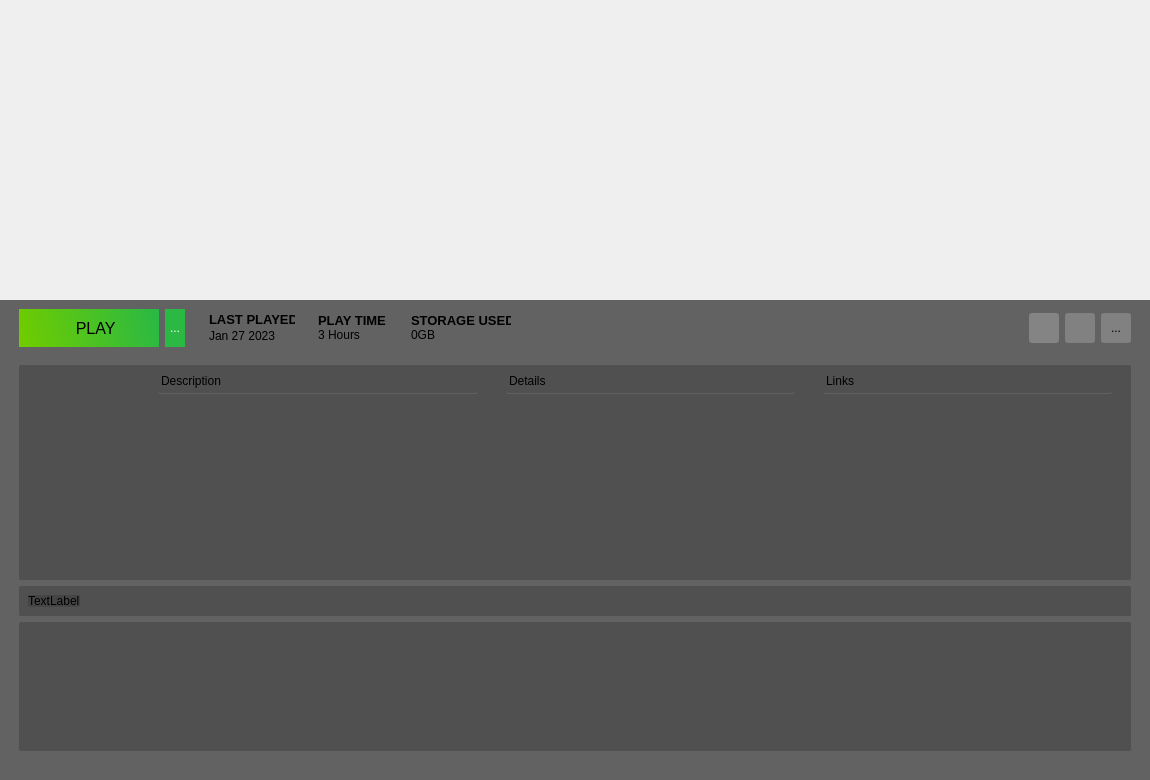
<?xml version="1.0" encoding="UTF-8"?>
<ui version="4.0">
 <class>GameWidget</class>
 <widget class="QWidget" name="GameWidget">
  <property name="geometry">
   <rect>
    <x>0</x>
    <y>0</y>
    <width>1150</width>
    <height>780</height>
   </rect>
  </property>
  <property name="windowTitle">
   <string>Form</string>
  </property>
  <layout class="QGridLayout" name="gridLayout_2">
   <property name="leftMargin">
    <number>0</number>
   </property>
   <property name="topMargin">
    <number>0</number>
   </property>
   <property name="rightMargin">
    <number>0</number>
   </property>
   <property name="bottomMargin">
    <number>0</number>
   </property>
   <property name="spacing">
    <number>0</number>
   </property>
   <item row="0" column="0">
    <widget class="QFrame" name="bannerFrame">
     <layout class="QGridLayout" name="gridLayout">
      <property name="sizeConstraint">
       <enum>QLayout::SetNoConstraint</enum>
      </property>
      <property name="leftMargin">
       <number>0</number>
      </property>
      <property name="topMargin">
       <number>0</number>
      </property>
      <property name="rightMargin">
       <number>0</number>
      </property>
      <property name="bottomMargin">
       <number>0</number>
      </property>
      <property name="spacing">
       <number>0</number>
      </property>
      <item row="0" column="0">
       <spacer name="horizontalSpacer_8">
        <property name="orientation">
         <enum>Qt::Horizontal</enum>
        </property>
        <property name="sizeHint" stdset="0">
         <size>
          <width>1118</width>
          <height>20</height>
         </size>
        </property>
       </spacer>
      </item>
      <item row="0" column="1">
       <spacer name="verticalSpacer_4">
        <property name="orientation">
         <enum>Qt::Vertical</enum>
        </property>
        <property name="sizeType">
         <enum>QSizePolicy::Fixed</enum>
        </property>
        <property name="sizeHint" stdset="0">
         <size>
          <width>20</width>
          <height>300</height>
         </size>
        </property>
       </spacer>
      </item>
      <item row="1" column="0" colspan="2">
       <widget class="QFrame" name="bannerDetailFrame">
        <property name="sizePolicy">
         <sizepolicy hsizetype="Expanding" vsizetype="Expanding">
          <horstretch>0</horstretch>
          <verstretch>0</verstretch>
         </sizepolicy>
        </property>
        <property name="styleSheet">
         <string notr="true">background-color:rgba(0, 0, 0, 150);
border:none;</string>
        </property>
        <layout class="QGridLayout" name="gridLayout_12">
         <item row="0" column="13">
          <spacer name="horizontalSpacer_17">
           <property name="orientation">
            <enum>Qt::Horizontal</enum>
           </property>
           <property name="sizeType">
            <enum>QSizePolicy::Fixed</enum>
           </property>
           <property name="sizeHint" stdset="0">
            <size>
             <width>10</width>
             <height>20</height>
            </size>
           </property>
          </spacer>
         </item>
         <item row="0" column="8">
          <widget class="QWidget" name="StorageUsed" native="true">
           <property name="sizePolicy">
            <sizepolicy hsizetype="Fixed" vsizetype="Fixed">
             <horstretch>0</horstretch>
             <verstretch>0</verstretch>
            </sizepolicy>
           </property>
           <property name="minimumSize">
            <size>
             <width>100</width>
             <height>0</height>
            </size>
           </property>
           <property name="styleSheet">
            <string notr="true">background:none;</string>
           </property>
           <layout class="QGridLayout" name="gridLayout_4">
            <property name="leftMargin">
             <number>0</number>
            </property>
            <property name="topMargin">
             <number>0</number>
            </property>
            <property name="rightMargin">
             <number>0</number>
            </property>
            <property name="bottomMargin">
             <number>0</number>
            </property>
            <property name="spacing">
             <number>0</number>
            </property>
            <item row="1" column="0">
             <widget class="QLabel" name="lbStorageUsed">
              <property name="minimumSize">
               <size>
                <width>90</width>
                <height>0</height>
               </size>
              </property>
              <property name="styleSheet">
               <string notr="true">background-color:none;</string>
              </property>
              <property name="text">
               <string>0GB</string>
              </property>
             </widget>
            </item>
            <item row="0" column="0">
             <widget class="QLabel" name="label_2">
              <property name="sizePolicy">
               <sizepolicy hsizetype="Fixed" vsizetype="Fixed">
                <horstretch>0</horstretch>
                <verstretch>0</verstretch>
               </sizepolicy>
              </property>
              <property name="minimumSize">
               <size>
                <width>100</width>
                <height>0</height>
               </size>
              </property>
              <property name="font">
               <font>
                <pointsize>10</pointsize>
                <bold>true</bold>
               </font>
              </property>
              <property name="text">
               <string>STORAGE USED</string>
              </property>
             </widget>
            </item>
           </layout>
          </widget>
         </item>
         <item row="0" column="10">
          <widget class="QPushButton" name="btnManageRecord">
           <property name="minimumSize">
            <size>
             <width>30</width>
             <height>30</height>
            </size>
           </property>
           <property name="maximumSize">
            <size>
             <width>30</width>
             <height>30</height>
            </size>
           </property>
           <property name="styleSheet">
            <string notr="true">background: rgba( 255, 255, 255, 55);
             border-radius:3px;
            </string>
           </property>
           <property name="text">
            <string/>
           </property>
           <property name="icon">
            <iconset>
             <normaloff>:/images/assets/settings.svg</normaloff>:/images/assets/settings.svg</iconset>
           </property>
           <property name="iconSize">
            <size>
             <width>20</width>
             <height>20</height>
            </size>
           </property>
          </widget>
         </item>
         <item row="0" column="0">
          <spacer name="horizontalSpacer_15">
           <property name="orientation">
            <enum>Qt::Horizontal</enum>
           </property>
           <property name="sizeType">
            <enum>QSizePolicy::Fixed</enum>
           </property>
           <property name="sizeHint" stdset="0">
            <size>
             <width>10</width>
             <height>20</height>
            </size>
           </property>
          </spacer>
         </item>
         <item row="0" column="12">
          <widget class="QToolButton" name="btnFavorite">
           <property name="minimumSize">
            <size>
             <width>30</width>
             <height>30</height>
            </size>
           </property>
           <property name="styleSheet">
            <string notr="true">background: rgba( 255, 255, 255, 50 );
             border-radius:3px;
            </string>
           </property>
           <property name="text">
            <string>...</string>
           </property>
           <property name="icon">
            <iconset>
             <normaloff>:/images/assets/rating_icon.svg</normaloff>:/images/assets/rating_icon.svg</iconset>
           </property>
          </widget>
         </item>
         <item row="1" column="1">
          <spacer name="verticalSpacer_8">
           <property name="orientation">
            <enum>Qt::Vertical</enum>
           </property>
           <property name="sizeType">
            <enum>QSizePolicy::Fixed</enum>
           </property>
           <property name="sizeHint" stdset="0">
            <size>
             <width>20</width>
             <height>12</height>
            </size>
           </property>
          </spacer>
         </item>
         <item row="0" column="4">
          <widget class="QWidget" name="LastPlayed" native="true">
           <property name="sizePolicy">
            <sizepolicy hsizetype="Fixed" vsizetype="Fixed">
             <horstretch>0</horstretch>
             <verstretch>0</verstretch>
            </sizepolicy>
           </property>
           <property name="minimumSize">
            <size>
             <width>90</width>
             <height>0</height>
            </size>
           </property>
           <property name="styleSheet">
            <string notr="true">background:none;</string>
           </property>
           <layout class="QGridLayout" name="gridLayout_11">
            <property name="leftMargin">
             <number>2</number>
            </property>
            <property name="topMargin">
             <number>2</number>
            </property>
            <property name="rightMargin">
             <number>2</number>
            </property>
            <property name="bottomMargin">
             <number>2</number>
            </property>
            <property name="spacing">
             <number>2</number>
            </property>
            <item row="1" column="0">
             <widget class="QLabel" name="lbLastPlayed">
              <property name="styleSheet">
               <string notr="true">background-color:none;</string>
              </property>
              <property name="text">
               <string>Jan 27 2023</string>
              </property>
             </widget>
            </item>
            <item row="0" column="0">
             <widget class="QLabel" name="label_16">
              <property name="sizePolicy">
               <sizepolicy hsizetype="Fixed" vsizetype="Fixed">
                <horstretch>0</horstretch>
                <verstretch>0</verstretch>
               </sizepolicy>
              </property>
              <property name="font">
               <font>
                <pointsize>10</pointsize>
                <bold>true</bold>
               </font>
              </property>
              <property name="text">
               <string>LAST PLAYED</string>
              </property>
             </widget>
            </item>
           </layout>
          </widget>
         </item>
         <item row="0" column="6">
          <widget class="QWidget" name="Playtime" native="true">
           <property name="sizePolicy">
            <sizepolicy hsizetype="Fixed" vsizetype="Fixed">
             <horstretch>0</horstretch>
             <verstretch>0</verstretch>
            </sizepolicy>
           </property>
           <property name="minimumSize">
            <size>
             <width>80</width>
             <height>0</height>
            </size>
           </property>
           <property name="styleSheet">
            <string notr="true">background:none;</string>
           </property>
           <layout class="QGridLayout" name="gridLayout_3">
            <property name="leftMargin">
             <number>0</number>
            </property>
            <property name="topMargin">
             <number>0</number>
            </property>
            <property name="rightMargin">
             <number>0</number>
            </property>
            <property name="bottomMargin">
             <number>0</number>
            </property>
            <property name="spacing">
             <number>0</number>
            </property>
            <item row="1" column="0">
             <widget class="QLabel" name="lbTotalPlaytime">
              <property name="minimumSize">
               <size>
                <width>70</width>
                <height>0</height>
               </size>
              </property>
              <property name="styleSheet">
               <string notr="true">background-color:none;</string>
              </property>
              <property name="text">
               <string>3 Hours</string>
              </property>
             </widget>
            </item>
            <item row="0" column="0">
             <widget class="QLabel" name="label">
              <property name="sizePolicy">
               <sizepolicy hsizetype="Fixed" vsizetype="Fixed">
                <horstretch>0</horstretch>
                <verstretch>0</verstretch>
               </sizepolicy>
              </property>
              <property name="minimumSize">
               <size>
                <width>72</width>
                <height>0</height>
               </size>
              </property>
              <property name="font">
               <font>
                <pointsize>10</pointsize>
                <bold>true</bold>
               </font>
              </property>
              <property name="text">
               <string>PLAY TIME</string>
              </property>
             </widget>
            </item>
           </layout>
          </widget>
         </item>
         <item row="0" column="1">
          <widget class="QToolButton" name="btnPlay">
           <property name="minimumSize">
            <size>
             <width>140</width>
             <height>38</height>
            </size>
           </property>
           <property name="font">
            <font>
             <pointsize>12</pointsize>
            </font>
           </property>
           <property name="layoutDirection">
            <enum>Qt::LeftToRight</enum>
           </property>
           <property name="styleSheet">
            <string notr="true">background-color: qlineargradient(spread:pad, x1:1, y1:0.46, x2:0, y2:0.539636, stop:0 rgba(43, 185, 67, 255), stop:1 rgba(111, 204, 0, 255));
border-radius:none;</string>
           </property>
           <property name="text">
            <string>   PLAY</string>
           </property>
           <property name="icon">
            <iconset>
             <normaloff>:/images/assets/play_normal.svg</normaloff>:/images/assets/play_normal.svg</iconset>
           </property>
           <property name="iconSize">
            <size>
             <width>61</width>
             <height>28</height>
            </size>
           </property>
           <property name="toolButtonStyle">
            <enum>Qt::ToolButtonIconOnly</enum>
           </property>
           <property name="autoRaise">
            <bool>false</bool>
           </property>
           <property name="arrowType">
            <enum>Qt::NoArrow</enum>
           </property>
          </widget>
         </item>
         <item row="0" column="9">
          <spacer name="horizontalSpacer_7">
           <property name="orientation">
            <enum>Qt::Horizontal</enum>
           </property>
           <property name="sizeHint" stdset="0">
            <size>
             <width>517</width>
             <height>20</height>
            </size>
           </property>
          </spacer>
         </item>
         <item row="0" column="11">
          <widget class="QPushButton" name="btnInfo">
           <property name="minimumSize">
            <size>
             <width>30</width>
             <height>30</height>
            </size>
           </property>
           <property name="styleSheet">
            <string notr="true">background: rgba( 255, 255, 255, 50 );
border-radius:3px;</string>
           </property>
           <property name="text">
            <string/>
           </property>
           <property name="icon">
            <iconset>
             <normaloff>:/images/assets/info.svg</normaloff>:/images/assets/info.svg</iconset>
           </property>
           <property name="iconSize">
            <size>
             <width>24</width>
             <height>24</height>
            </size>
           </property>
          </widget>
         </item>
         <item row="5" column="1">
          <spacer name="bottomSpaceer_DNR">
           <property name="orientation">
            <enum>Qt::Vertical</enum>
           </property>
           <property name="sizeType">
            <enum>QSizePolicy::MinimumExpanding</enum>
           </property>
           <property name="sizeHint" stdset="0">
            <size>
             <width>20</width>
             <height>20</height>
            </size>
           </property>
          </spacer>
         </item>
         <item row="0" column="2">
          <widget class="QToolButton" name="tbSelectVersion">
           <property name="minimumSize">
            <size>
             <width>20</width>
             <height>38</height>
            </size>
           </property>
           <property name="styleSheet">
            <string notr="true">background-color: rgba(43, 185, 67, 255);
border-radius:none;
color: rgb(255, 255, 255);</string>
           </property>
           <property name="text">
            <string>...</string>
           </property>
           <property name="icon">
            <iconset>
             <normaloff>:/images/assets/dropdownicon.svg</normaloff>:/images/assets/dropdownicon.svg</iconset>
           </property>
           <property name="iconSize">
            <size>
             <width>16</width>
             <height>12</height>
            </size>
           </property>
          </widget>
         </item>
         <item row="3" column="1" colspan="12">
          <widget class="QWidget" name="LinksPanel" native="true">
           <property name="minimumSize">
            <size>
             <width>0</width>
             <height>30</height>
            </size>
           </property>
           <property name="maximumSize">
            <size>
             <width>16777215</width>
             <height>30</height>
            </size>
           </property>
           <property name="styleSheet">
            <string notr="true">background-color: rgba(50,50, 50, 100);
border-radius: 2px;</string>
           </property>
           <layout class="QGridLayout" name="gridLayout_6">
            <item row="0" column="0">
             <widget class="QLabel" name="label_4">
              <property name="text">
               <string>TextLabel</string>
              </property>
             </widget>
            </item>
            <item row="0" column="1">
             <spacer name="horizontalSpacer">
              <property name="orientation">
               <enum>Qt::Horizontal</enum>
              </property>
              <property name="sizeHint" stdset="0">
               <size>
                <width>40</width>
                <height>20</height>
               </size>
              </property>
             </spacer>
            </item>
           </layout>
          </widget>
         </item>
         <item row="0" column="3">
          <spacer name="horizontalSpacer_22">
           <property name="orientation">
            <enum>Qt::Horizontal</enum>
           </property>
           <property name="sizeType">
            <enum>QSizePolicy::Fixed</enum>
           </property>
           <property name="sizeHint" stdset="0">
            <size>
             <width>10</width>
             <height>20</height>
            </size>
           </property>
          </spacer>
         </item>
         <item row="0" column="7">
          <spacer name="horizontalSpacer_16">
           <property name="orientation">
            <enum>Qt::Horizontal</enum>
           </property>
           <property name="sizeType">
            <enum>QSizePolicy::Fixed</enum>
           </property>
           <property name="sizeHint" stdset="0">
            <size>
             <width>5</width>
             <height>20</height>
            </size>
           </property>
          </spacer>
         </item>
         <item row="0" column="5">
          <spacer name="horizontalSpacer_14">
           <property name="orientation">
            <enum>Qt::Horizontal</enum>
           </property>
           <property name="sizeType">
            <enum>QSizePolicy::Fixed</enum>
           </property>
           <property name="sizeHint" stdset="0">
            <size>
             <width>5</width>
             <height>20</height>
            </size>
           </property>
          </spacer>
         </item>
         <item row="2" column="1" colspan="12">
          <widget class="QWidget" name="InfoPanel" native="true">
           <property name="sizePolicy">
            <sizepolicy hsizetype="Expanding" vsizetype="Expanding">
             <horstretch>0</horstretch>
             <verstretch>0</verstretch>
            </sizepolicy>
           </property>
           <property name="minimumSize">
            <size>
             <width>0</width>
             <height>215</height>
            </size>
           </property>
           <property name="styleSheet">
            <string notr="true">background-color: rgba(50,50, 50, 100);
border-radius: 2px;</string>
           </property>
           <layout class="QGridLayout" name="gridLayout_8">
            <property name="leftMargin">
             <number>0</number>
            </property>
            <property name="topMargin">
             <number>0</number>
            </property>
            <property name="rightMargin">
             <number>0</number>
            </property>
            <property name="bottomMargin">
             <number>0</number>
            </property>
            <property name="spacing">
             <number>0</number>
            </property>
            <item row="0" column="0">
             <layout class="QGridLayout" name="detailView">
              <item row="4" column="7">
               <widget class="QWidget" name="Links" native="true">
                <property name="minimumSize">
                 <size>
                  <width>35</width>
                  <height>0</height>
                 </size>
                </property>
                <property name="styleSheet">
                 <string notr="true">background:none;</string>
                </property>
                <layout class="QGridLayout" name="gridLayout_13">
                 <item row="0" column="0">
                  <widget class="QLabel" name="label_5">
                   <property name="styleSheet">
                    <string notr="true">background:none;
border-style: outset;
border-width: 1px;
border-color: rgba(120, 120, 120, 100);
border-top:none;
border-right: none;
border-left:none;
padding-bottom:5px;</string>
                   </property>
                   <property name="text">
                    <string>Links</string>
                   </property>
                  </widget>
                 </item>
                 <item row="1" column="0">
                  <widget class="QTextEdit" name="teLinks">
                   <property name="styleSheet">
                    <string notr="true">background-color:transparent;</string>
                   </property>
                  </widget>
                 </item>
                </layout>
               </widget>
              </item>
              <item row="4" column="4">
               <spacer name="horizontalSpacer_18">
                <property name="orientation">
                 <enum>Qt::Horizontal</enum>
                </property>
                <property name="sizeType">
                 <enum>QSizePolicy::Fixed</enum>
                </property>
                <property name="sizeHint" stdset="0">
                 <size>
                  <width>10</width>
                  <height>20</height>
                 </size>
                </property>
               </spacer>
              </item>
              <item row="4" column="5">
               <widget class="QWidget" name="Info" native="true">
                <property name="styleSheet">
                 <string notr="true">background:none;</string>
                </property>
                <layout class="QGridLayout" name="gridLayout_9">
                 <property name="leftMargin">
                  <number>9</number>
                 </property>
                 <property name="topMargin">
                  <number>9</number>
                 </property>
                 <property name="rightMargin">
                  <number>9</number>
                 </property>
                 <property name="bottomMargin">
                  <number>9</number>
                 </property>
                 <property name="spacing">
                  <number>6</number>
                 </property>
                 <item row="1" column="0">
                  <widget class="QTextEdit" name="teDetails">
                   <property name="styleSheet">
                    <string notr="true">background-color:transparent;</string>
                   </property>
                  </widget>
                 </item>
                 <item row="0" column="0">
                  <widget class="QWidget" name="details_pane" native="true">
                   <property name="styleSheet">
                    <string notr="true"/>
                   </property>
                   <layout class="QGridLayout" name="gridLayout_5">
                    <property name="leftMargin">
                     <number>0</number>
                    </property>
                    <property name="topMargin">
                     <number>0</number>
                    </property>
                    <property name="rightMargin">
                     <number>0</number>
                    </property>
                    <property name="bottomMargin">
                     <number>0</number>
                    </property>
                    <property name="spacing">
                     <number>0</number>
                    </property>
                    <item row="0" column="0">
                     <widget class="QLabel" name="label_10">
                      <property name="styleSheet">
                       <string notr="true">background:none;
border-style: outset;
border-width: 1px;
border-color: rgba(120, 120, 120, 100);
border-top:none;
border-right: none;
border-left:none;
padding-bottom:5px;</string>
                      </property>
                      <property name="text">
                       <string>Details</string>
                      </property>
                     </widget>
                    </item>
                   </layout>
                  </widget>
                 </item>
                </layout>
               </widget>
              </item>
              <item row="4" column="0">
               <spacer name="horizontalSpacer_20">
                <property name="orientation">
                 <enum>Qt::Horizontal</enum>
                </property>
                <property name="sizeType">
                 <enum>QSizePolicy::Fixed</enum>
                </property>
                <property name="sizeHint" stdset="0">
                 <size>
                  <width>10</width>
                  <height>20</height>
                 </size>
                </property>
               </spacer>
              </item>
              <item row="4" column="8">
               <spacer name="horizontalSpacer_3">
                <property name="orientation">
                 <enum>Qt::Horizontal</enum>
                </property>
                <property name="sizeType">
                 <enum>QSizePolicy::Fixed</enum>
                </property>
                <property name="sizeHint" stdset="0">
                 <size>
                  <width>10</width>
                  <height>20</height>
                 </size>
                </property>
               </spacer>
              </item>
              <item row="4" column="3">
               <widget class="QWidget" name="Description" native="true">
                <property name="sizePolicy">
                 <sizepolicy hsizetype="Preferred" vsizetype="MinimumExpanding">
                  <horstretch>0</horstretch>
                  <verstretch>0</verstretch>
                 </sizepolicy>
                </property>
                <property name="minimumSize">
                 <size>
                  <width>61</width>
                  <height>250</height>
                 </size>
                </property>
                <property name="styleSheet">
                 <string notr="true">background:none;</string>
                </property>
                <layout class="QGridLayout" name="gridLayout_10">
                 <item row="0" column="0">
                  <widget class="QLabel" name="label_3">
                   <property name="font">
                    <font>
                     <underline>false</underline>
                    </font>
                   </property>
                   <property name="styleSheet">
                    <string notr="true">background:none;
border-style: outset;
border-width: 1px;
border-color: rgba(120, 120, 120, 100);
border-top:none;
border-right: none;
border-left:none;
padding-bottom:5px;</string>
                   </property>
                   <property name="text">
                    <string>Description</string>
                   </property>
                  </widget>
                 </item>
                 <item row="1" column="0">
                  <widget class="QTextEdit" name="teDescription">
                   <property name="enabled">
                    <bool>false</bool>
                   </property>
                   <property name="sizePolicy">
                    <sizepolicy hsizetype="MinimumExpanding" vsizetype="Expanding">
                     <horstretch>0</horstretch>
                     <verstretch>0</verstretch>
                    </sizepolicy>
                   </property>
                   <property name="minimumSize">
                    <size>
                     <width>320</width>
                     <height>0</height>
                    </size>
                   </property>
                   <property name="styleSheet">
                    <string notr="true">background:transparent;</string>
                   </property>
                   <property name="frameShape">
                    <enum>QFrame::NoFrame</enum>
                   </property>
                   <property name="frameShadow">
                    <enum>QFrame::Plain</enum>
                   </property>
                   <property name="sizeAdjustPolicy">
                    <enum>QAbstractScrollArea::AdjustToContents</enum>
                   </property>
                  </widget>
                 </item>
                </layout>
               </widget>
              </item>
              <item row="4" column="1">
               <widget class="QWidget" name="coverWidget" native="true">
                <property name="sizePolicy">
                 <sizepolicy hsizetype="Fixed" vsizetype="Fixed">
                  <horstretch>0</horstretch>
                  <verstretch>0</verstretch>
                 </sizepolicy>
                </property>
                <property name="minimumSize">
                 <size>
                  <width>110</width>
                  <height>160</height>
                 </size>
                </property>
                <property name="maximumSize">
                 <size>
                  <width>110</width>
                  <height>160</height>
                 </size>
                </property>
                <property name="styleSheet">
                 <string notr="true">background:transparent;</string>
                </property>
                <layout class="QGridLayout" name="gridLayout_7">
                 <property name="leftMargin">
                  <number>0</number>
                 </property>
                 <property name="topMargin">
                  <number>0</number>
                 </property>
                 <property name="rightMargin">
                  <number>0</number>
                 </property>
                 <property name="bottomMargin">
                  <number>0</number>
                 </property>
                 <property name="spacing">
                  <number>0</number>
                 </property>
                 <item row="1" column="0">
                  <widget class="QLabel" name="coverImage">
                   <property name="sizePolicy">
                    <sizepolicy hsizetype="Preferred" vsizetype="Preferred">
                     <horstretch>100</horstretch>
                     <verstretch>150</verstretch>
                    </sizepolicy>
                   </property>
                   <property name="minimumSize">
                    <size>
                     <width>100</width>
                     <height>150</height>
                    </size>
                   </property>
                   <property name="styleSheet">
                    <string notr="true">background:transparent;</string>
                   </property>
                   <property name="text">
                    <string/>
                   </property>
                  </widget>
                 </item>
                </layout>
               </widget>
              </item>
              <item row="4" column="2">
               <spacer name="horizontalSpacer_21">
                <property name="orientation">
                 <enum>Qt::Horizontal</enum>
                </property>
                <property name="sizeType">
                 <enum>QSizePolicy::Fixed</enum>
                </property>
                <property name="sizeHint" stdset="0">
                 <size>
                  <width>10</width>
                  <height>20</height>
                 </size>
                </property>
               </spacer>
              </item>
              <item row="4" column="6">
               <spacer name="horizontalSpacer_2">
                <property name="orientation">
                 <enum>Qt::Horizontal</enum>
                </property>
                <property name="sizeType">
                 <enum>QSizePolicy::Fixed</enum>
                </property>
                <property name="sizeHint" stdset="0">
                 <size>
                  <width>10</width>
                  <height>20</height>
                 </size>
                </property>
               </spacer>
              </item>
             </layout>
            </item>
           </layout>
          </widget>
         </item>
         <item row="4" column="1" colspan="12">
          <widget class="QListView" name="previewList">
           <property name="styleSheet">
            <string notr="true">background-color: rgba(50,50, 50, 100);
border-radius: 2px;</string>
           </property>
           <property name="flow">
            <enum>QListView::LeftToRight</enum>
           </property>
           <property name="isWrapping" stdset="0">
            <bool>true</bool>
           </property>
           <property name="resizeMode">
            <enum>QListView::Adjust</enum>
           </property>
           <property name="viewMode">
            <enum>QListView::ListMode</enum>
           </property>
           <property name="uniformItemSizes">
            <bool>true</bool>
           </property>
           <property name="itemAlignment">
            <set>Qt::AlignCenter</set>
           </property>
          </widget>
         </item>
        </layout>
       </widget>
      </item>
     </layout>
    </widget>
   </item>
  </layout>
 </widget>
 <resources/>
 <connections/>
</ui>
